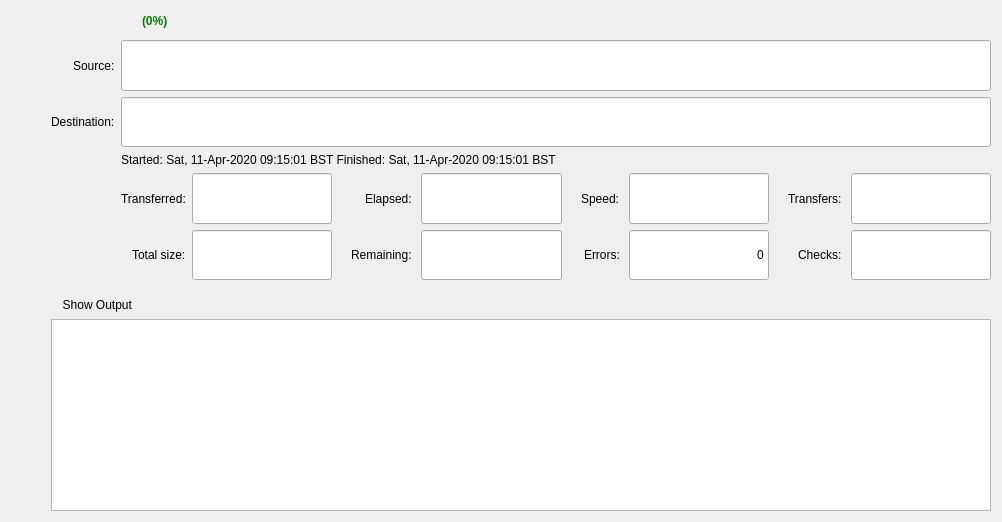
<?xml version="1.0" encoding="UTF-8"?>
<ui version="4.0">
 <class>JobWidget</class>
 <widget class="QWidget" name="JobWidget">
  <property name="geometry">
   <rect>
    <x>0</x>
    <y>0</y>
    <width>1002</width>
    <height>522</height>
   </rect>
  </property>
  <property name="sizePolicy">
   <sizepolicy hsizetype="Preferred" vsizetype="Fixed">
    <horstretch>0</horstretch>
    <verstretch>0</verstretch>
   </sizepolicy>
  </property>
  <property name="windowTitle">
   <string>Form</string>
  </property>
  <layout class="QVBoxLayout" name="verticalLayout">
   <property name="spacing">
    <number>0</number>
   </property>
   <item>
    <widget class="QWidget" name="widget" native="true">
     <layout class="QHBoxLayout" name="horizontalLayout">
      <property name="leftMargin">
       <number>0</number>
      </property>
      <property name="topMargin">
       <number>0</number>
      </property>
      <property name="rightMargin">
       <number>0</number>
      </property>
      <property name="bottomMargin">
       <number>0</number>
      </property>
      <item>
       <widget class="QToolButton" name="showDetails">
        <property name="minimumSize">
         <size>
          <width>125</width>
          <height>0</height>
         </size>
        </property>
        <property name="styleSheet">
         <string notr="true">QToolButton { border: 0 }</string>
        </property>
        <property name="checkable">
         <bool>true</bool>
        </property>
        <property name="toolButtonStyle">
         <enum>Qt::ToolButtonTextBesideIcon</enum>
        </property>
       </widget>
      </item>
      <item>
       <widget class="QLabel" name="progress_info">
        <property name="styleSheet">
         <string notr="true">color: green; font-weight: bold;</string>
        </property>
        <property name="text">
         <string>(0%)</string>
        </property>
       </widget>
      </item>
      <item>
       <widget class="QLineEdit" name="info">
        <property name="sizePolicy">
         <sizepolicy hsizetype="Expanding" vsizetype="Fixed">
          <horstretch>0</horstretch>
          <verstretch>0</verstretch>
         </sizepolicy>
        </property>
        <property name="contextMenuPolicy">
         <enum>Qt::NoContextMenu</enum>
        </property>
        <property name="autoFillBackground">
         <bool>false</bool>
        </property>
        <property name="styleSheet">
         <string notr="true">* { background-color: rgba(0, 0, 0, 0); }</string>
        </property>
        <property name="frame">
         <bool>false</bool>
        </property>
        <property name="readOnly">
         <bool>true</bool>
        </property>
       </widget>
      </item>
      <item>
       <spacer name="horizontalSpacer_2">
        <property name="orientation">
         <enum>Qt::Horizontal</enum>
        </property>
        <property name="sizeType">
         <enum>QSizePolicy::Fixed</enum>
        </property>
        <property name="sizeHint" stdset="0">
         <size>
          <width>10</width>
          <height>20</height>
         </size>
        </property>
       </spacer>
      </item>
      <item>
       <widget class="QToolButton" name="copy">
        <property name="toolTip">
         <string>Copy rclone command to clipboard</string>
        </property>
        <property name="statusTip">
         <string>Copy rclone command to clipboard</string>
        </property>
        <property name="styleSheet">
         <string notr="true">QToolButton { border: 0; }

QToolButton:pressed {
 border: 4;
 border-radius: 10px;
 border-style: inset;
 border-color: rgba(1, 1, 1, 0);
}</string>
        </property>
        <property name="autoRaise">
         <bool>false</bool>
        </property>
       </widget>
      </item>
      <item>
       <widget class="QToolButton" name="cancel">
        <property name="toolTip">
         <string>Stop job</string>
        </property>
        <property name="statusTip">
         <string>Stop job</string>
        </property>
        <property name="styleSheet">
         <string notr="true">QToolButton { border: 0; }

QToolButton:pressed {
 border: 4;
 border-radius: 10px;
 border-style: inset;
 border-color: rgba(1, 1, 1, 0);
}</string>
        </property>
       </widget>
      </item>
     </layout>
    </widget>
   </item>
   <item>
    <widget class="QWidget" name="details" native="true">
     <layout class="QGridLayout" name="gridLayout_2">
      <property name="leftMargin">
       <number>0</number>
      </property>
      <property name="rightMargin">
       <number>0</number>
      </property>
      <property name="bottomMargin">
       <number>0</number>
      </property>
      <item row="16" column="1" colspan="9">
       <layout class="QFormLayout" name="progress">
        <property name="fieldGrowthPolicy">
         <enum>QFormLayout::ExpandingFieldsGrow</enum>
        </property>
        <property name="formAlignment">
         <set>Qt::AlignLeading|Qt::AlignLeft|Qt::AlignTop</set>
        </property>
       </layout>
      </item>
      <item row="6" column="6" alignment="Qt::AlignRight">
       <widget class="QLabel" name="label_2">
        <property name="styleSheet">
         <string notr="true">padding-left: 10px;</string>
        </property>
        <property name="text">
         <string>Speed:</string>
        </property>
        <property name="buddy">
         <cstring>bandwidth</cstring>
        </property>
       </widget>
      </item>
      <item row="7" column="7">
       <widget class="QLineEdit" name="errors">
        <property name="sizePolicy">
         <sizepolicy hsizetype="MinimumExpanding" vsizetype="Expanding">
          <horstretch>0</horstretch>
          <verstretch>0</verstretch>
         </sizepolicy>
        </property>
        <property name="minimumSize">
         <size>
          <width>120</width>
          <height>0</height>
         </size>
        </property>
        <property name="text">
         <string>0</string>
        </property>
        <property name="alignment">
         <set>Qt::AlignRight|Qt::AlignTrailing|Qt::AlignVCenter</set>
        </property>
        <property name="readOnly">
         <bool>true</bool>
        </property>
       </widget>
      </item>
      <item row="7" column="4" alignment="Qt::AlignRight">
       <widget class="QLabel" name="label_4">
        <property name="styleSheet">
         <string notr="true">padding-left: 10px;</string>
        </property>
        <property name="text">
         <string>Remaining:</string>
        </property>
        <property name="buddy">
         <cstring>eta</cstring>
        </property>
       </widget>
      </item>
      <item row="18" column="1" colspan="2">
       <widget class="QToolButton" name="showOutput">
        <property name="styleSheet">
         <string notr="true">QToolButton { border: 0 }</string>
        </property>
        <property name="text">
         <string>  Show Output</string>
        </property>
        <property name="checkable">
         <bool>true</bool>
        </property>
        <property name="toolButtonStyle">
         <enum>Qt::ToolButtonTextBesideIcon</enum>
        </property>
       </widget>
      </item>
      <item row="6" column="5">
       <widget class="QLineEdit" name="elapsed">
        <property name="sizePolicy">
         <sizepolicy hsizetype="MinimumExpanding" vsizetype="Expanding">
          <horstretch>0</horstretch>
          <verstretch>0</verstretch>
         </sizepolicy>
        </property>
        <property name="minimumSize">
         <size>
          <width>120</width>
          <height>0</height>
         </size>
        </property>
        <property name="alignment">
         <set>Qt::AlignRight|Qt::AlignTrailing|Qt::AlignVCenter</set>
        </property>
        <property name="readOnly">
         <bool>true</bool>
        </property>
       </widget>
      </item>
      <item row="2" column="1" alignment="Qt::AlignRight">
       <widget class="QLabel" name="label">
        <property name="sizePolicy">
         <sizepolicy hsizetype="Fixed" vsizetype="Preferred">
          <horstretch>0</horstretch>
          <verstretch>0</verstretch>
         </sizepolicy>
        </property>
        <property name="text">
         <string>Destination:</string>
        </property>
        <property name="buddy">
         <cstring>dest</cstring>
        </property>
       </widget>
      </item>
      <item row="2" column="2" colspan="8">
       <widget class="QLineEdit" name="dest">
        <property name="sizePolicy">
         <sizepolicy hsizetype="Expanding" vsizetype="Expanding">
          <horstretch>0</horstretch>
          <verstretch>0</verstretch>
         </sizepolicy>
        </property>
        <property name="readOnly">
         <bool>true</bool>
        </property>
       </widget>
      </item>
      <item row="19" column="1" colspan="9">
       <widget class="QPlainTextEdit" name="output">
        <property name="lineWrapMode">
         <enum>QPlainTextEdit::NoWrap</enum>
        </property>
        <property name="readOnly">
         <bool>true</bool>
        </property>
       </widget>
      </item>
      <item row="6" column="3">
       <widget class="QLineEdit" name="size">
        <property name="sizePolicy">
         <sizepolicy hsizetype="MinimumExpanding" vsizetype="Expanding">
          <horstretch>0</horstretch>
          <verstretch>0</verstretch>
         </sizepolicy>
        </property>
        <property name="minimumSize">
         <size>
          <width>120</width>
          <height>0</height>
         </size>
        </property>
        <property name="alignment">
         <set>Qt::AlignRight|Qt::AlignTrailing|Qt::AlignVCenter</set>
        </property>
        <property name="readOnly">
         <bool>true</bool>
        </property>
       </widget>
      </item>
      <item row="7" column="3">
       <widget class="QLineEdit" name="totalsize">
        <property name="sizePolicy">
         <sizepolicy hsizetype="MinimumExpanding" vsizetype="Expanding">
          <horstretch>0</horstretch>
          <verstretch>0</verstretch>
         </sizepolicy>
        </property>
        <property name="minimumSize">
         <size>
          <width>120</width>
          <height>0</height>
         </size>
        </property>
        <property name="alignment">
         <set>Qt::AlignRight|Qt::AlignTrailing|Qt::AlignVCenter</set>
        </property>
        <property name="readOnly">
         <bool>true</bool>
        </property>
       </widget>
      </item>
      <item row="6" column="7">
       <widget class="QLineEdit" name="bandwidth">
        <property name="sizePolicy">
         <sizepolicy hsizetype="MinimumExpanding" vsizetype="Expanding">
          <horstretch>0</horstretch>
          <verstretch>0</verstretch>
         </sizepolicy>
        </property>
        <property name="minimumSize">
         <size>
          <width>120</width>
          <height>0</height>
         </size>
        </property>
        <property name="alignment">
         <set>Qt::AlignRight|Qt::AlignTrailing|Qt::AlignVCenter</set>
        </property>
        <property name="readOnly">
         <bool>true</bool>
        </property>
       </widget>
      </item>
      <item row="7" column="9">
       <widget class="QLineEdit" name="checks">
        <property name="sizePolicy">
         <sizepolicy hsizetype="MinimumExpanding" vsizetype="Expanding">
          <horstretch>0</horstretch>
          <verstretch>0</verstretch>
         </sizepolicy>
        </property>
        <property name="minimumSize">
         <size>
          <width>120</width>
          <height>0</height>
         </size>
        </property>
        <property name="alignment">
         <set>Qt::AlignRight|Qt::AlignTrailing|Qt::AlignVCenter</set>
        </property>
        <property name="readOnly">
         <bool>true</bool>
        </property>
       </widget>
      </item>
      <item row="6" column="9">
       <widget class="QLineEdit" name="transferred">
        <property name="sizePolicy">
         <sizepolicy hsizetype="MinimumExpanding" vsizetype="Expanding">
          <horstretch>0</horstretch>
          <verstretch>0</verstretch>
         </sizepolicy>
        </property>
        <property name="minimumSize">
         <size>
          <width>120</width>
          <height>0</height>
         </size>
        </property>
        <property name="alignment">
         <set>Qt::AlignRight|Qt::AlignTrailing|Qt::AlignVCenter</set>
        </property>
        <property name="readOnly">
         <bool>true</bool>
        </property>
       </widget>
      </item>
      <item row="7" column="6" alignment="Qt::AlignRight">
       <widget class="QLabel" name="label_7">
        <property name="styleSheet">
         <string notr="true">padding-left: 10px;</string>
        </property>
        <property name="text">
         <string>Errors:</string>
        </property>
        <property name="buddy">
         <cstring>errors</cstring>
        </property>
       </widget>
      </item>
      <item row="7" column="2" alignment="Qt::AlignRight">
       <widget class="QLabel" name="label_4a">
        <property name="text">
         <string>Total size:</string>
        </property>
        <property name="buddy">
         <cstring>totalsize</cstring>
        </property>
       </widget>
      </item>
      <item row="7" column="8" alignment="Qt::AlignRight">
       <widget class="QLabel" name="label_8">
        <property name="styleSheet">
         <string notr="true">padding-left: 10px;</string>
        </property>
        <property name="text">
         <string>Checks:</string>
        </property>
        <property name="buddy">
         <cstring>checks</cstring>
        </property>
       </widget>
      </item>
      <item row="8" column="4">
       <spacer name="verticalSpacer_2">
        <property name="orientation">
         <enum>Qt::Vertical</enum>
        </property>
        <property name="sizeType">
         <enum>QSizePolicy::Fixed</enum>
        </property>
        <property name="sizeHint" stdset="0">
         <size>
          <width>20</width>
          <height>0</height>
         </size>
        </property>
       </spacer>
      </item>
      <item row="0" column="2" colspan="8">
       <widget class="QLineEdit" name="source">
        <property name="sizePolicy">
         <sizepolicy hsizetype="Expanding" vsizetype="Expanding">
          <horstretch>0</horstretch>
          <verstretch>0</verstretch>
         </sizepolicy>
        </property>
        <property name="readOnly">
         <bool>true</bool>
        </property>
       </widget>
      </item>
      <item row="17" column="1">
       <spacer name="verticalSpacer_3">
        <property name="orientation">
         <enum>Qt::Vertical</enum>
        </property>
        <property name="sizeType">
         <enum>QSizePolicy::Fixed</enum>
        </property>
        <property name="sizeHint" stdset="0">
         <size>
          <width>20</width>
          <height>10</height>
         </size>
        </property>
       </spacer>
      </item>
      <item row="6" column="2" alignment="Qt::AlignRight">
       <widget class="QLabel" name="label_5">
        <property name="sizePolicy">
         <sizepolicy hsizetype="Fixed" vsizetype="Preferred">
          <horstretch>0</horstretch>
          <verstretch>0</verstretch>
         </sizepolicy>
        </property>
        <property name="text">
         <string>Transferred:</string>
        </property>
        <property name="buddy">
         <cstring>size</cstring>
        </property>
       </widget>
      </item>
      <item row="6" column="8" alignment="Qt::AlignRight">
       <widget class="QLabel" name="label_9">
        <property name="styleSheet">
         <string notr="true">padding-left: 10px;</string>
        </property>
        <property name="text">
         <string>Transfers:</string>
        </property>
        <property name="buddy">
         <cstring>transferred</cstring>
        </property>
       </widget>
      </item>
      <item row="6" column="0">
       <spacer name="horizontalSpacer_3">
        <property name="orientation">
         <enum>Qt::Horizontal</enum>
        </property>
        <property name="sizeType">
         <enum>QSizePolicy::Fixed</enum>
        </property>
        <property name="sizeHint" stdset="0">
         <size>
          <width>40</width>
          <height>20</height>
         </size>
        </property>
       </spacer>
      </item>
      <item row="7" column="5">
       <widget class="QLineEdit" name="eta">
        <property name="sizePolicy">
         <sizepolicy hsizetype="MinimumExpanding" vsizetype="Expanding">
          <horstretch>0</horstretch>
          <verstretch>0</verstretch>
         </sizepolicy>
        </property>
        <property name="minimumSize">
         <size>
          <width>120</width>
          <height>0</height>
         </size>
        </property>
        <property name="alignment">
         <set>Qt::AlignRight|Qt::AlignTrailing|Qt::AlignVCenter</set>
        </property>
        <property name="readOnly">
         <bool>true</bool>
        </property>
       </widget>
      </item>
      <item row="5" column="4">
       <spacer name="verticalSpacer">
        <property name="orientation">
         <enum>Qt::Vertical</enum>
        </property>
        <property name="sizeType">
         <enum>QSizePolicy::Fixed</enum>
        </property>
        <property name="sizeHint" stdset="0">
         <size>
          <width>20</width>
          <height>0</height>
         </size>
        </property>
       </spacer>
      </item>
      <item row="0" column="1" alignment="Qt::AlignRight">
       <widget class="QLabel" name="label_3">
        <property name="sizePolicy">
         <sizepolicy hsizetype="Fixed" vsizetype="Preferred">
          <horstretch>0</horstretch>
          <verstretch>0</verstretch>
         </sizepolicy>
        </property>
        <property name="text">
         <string>Source:</string>
        </property>
        <property name="buddy">
         <cstring>source</cstring>
        </property>
       </widget>
      </item>
      <item row="6" column="4" alignment="Qt::AlignRight">
       <widget class="QLabel" name="label_6">
        <property name="styleSheet">
         <string notr="true">padding-left: 10px;</string>
        </property>
        <property name="text">
         <string>Elapsed:</string>
        </property>
        <property name="buddy">
         <cstring>elapsed</cstring>
        </property>
       </widget>
      </item>
      <item row="4" column="2" colspan="8">
       <widget class="QLabel" name="le_StartFinishInfo">
        <property name="contextMenuPolicy">
         <enum>Qt::NoContextMenu</enum>
        </property>
        <property name="styleSheet">
         <string notr="true">* { background-color: rgba(0, 0, 0, 0); }</string>
        </property>
        <property name="text">
         <string>Started: Sat, 11-Apr-2020 09:15:01 BST          Finished: Sat, 11-Apr-2020 09:15:01 BST</string>
        </property>
        <property name="textFormat">
         <enum>Qt::RichText</enum>
        </property>
        <property name="textInteractionFlags">
         <set>Qt::TextSelectableByMouse</set>
        </property>
       </widget>
      </item>
      <item row="3" column="2">
       <spacer name="verticalSpacer_4">
        <property name="orientation">
         <enum>Qt::Vertical</enum>
        </property>
        <property name="sizeType">
         <enum>QSizePolicy::Fixed</enum>
        </property>
        <property name="sizeHint" stdset="0">
         <size>
          <width>20</width>
          <height>0</height>
         </size>
        </property>
       </spacer>
      </item>
     </layout>
    </widget>
   </item>
  </layout>
 </widget>
 <tabstops>
  <tabstop>showDetails</tabstop>
  <tabstop>cancel</tabstop>
  <tabstop>source</tabstop>
  <tabstop>dest</tabstop>
  <tabstop>showOutput</tabstop>
  <tabstop>output</tabstop>
 </tabstops>
 <resources/>
 <connections/>
</ui>
